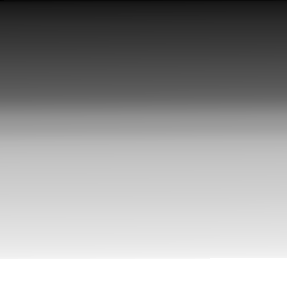
#> input picture parte-2/img1_tp.png, 287 x 288 px
$ jupyter execute Vollono_VC1_Co23_TP1.ipynb
#> lines starting #> are read from the running program, lines starting #| are printed output that depends on the picture
## Parte 1
###
### 1) Implementar algoritmo White Patch para librarnos de las diferencias de color de iluminación
### 2) Mostrar los resultados obtenidos y analizar las posibles fallas

En solo un caso (wp_blue.jpg) ocurre que el máximo es 255 para todos los canales. En ese caso se toma el percentil 98 para todos los canales y viendo los nuevos valores observamos que el azul es el color predominante (los percentiles 98 de G y R se van a 69 y a 86 respectivamente, y el azul queda en 253). Esto genera factores de corrrección de brillo elevados para los canales G y R y termina generando una imagen alterada mucho más luminosa vs la original.

[cell 1]
import os
import sys

# Si corre en colab
if 'google.colab' in sys.modules:
    !git clone https://github.com/ivollonoc/VC1.git
    base_path_1 = '/content/VC1/TP1/parte-1'
    base_path_2 = '/content/VC1/TP1/parte-2'

# Si corre localmente
else:
    base_path_1 = os.path.join(os.getcwd(), 'TP1', 'parte-1')
    base_path_2 = os.path.join(os.getcwd(), 'TP1', 'parte-2')

[cell 2]
# @title
import glob
import numpy as np
import matplotlib.pyplot as plt
import cv2 as cv
import os
import sys

image_files = sorted(
    glob.glob(os.path.join(base_path_1, '*.png')) +
    glob.glob(os.path.join(base_path_1, '*.jpg'))
)


for path in image_files:
    img = cv.imread(path, cv.IMREAD_COLOR)

    b, g, r = cv.split(img)

    bmax = np.max(b)
    gmax = np.max(g)
    rmax = np.max(r)

    print(os.path.basename(path))
    if bmax == 255 and gmax == 255 and rmax == 255:
        print(f"bmax: {bmax}, gmax: {gmax}, rmax: {rmax}. Pasamos a tomar percentiles 98 de cada canal.")
        bmax = np.percentile(b, 98)
        gmax = np.percentile(g, 98)
        rmax = np.percentile(r, 98)

    bfactor = 255/bmax
    gfactor = 255/gmax
    rfactor = 255/rmax

    print(f"bmax: {bmax}, gmax: {gmax}, rmax: {rmax}")

    b = np.clip(b*bfactor, 0, 255).astype(np.uint8)
    g = np.clip(g*gfactor, 0, 255).astype(np.uint8)
    r = np.clip(r*rfactor, 0, 255).astype(np.uint8)

    img_reconstructed = cv.merge([b, g, r])

    fig, axes = plt.subplots(1, 2, figsize=(12, 5))
    fig.suptitle(os.path.basename(path))

    axes[0].imshow(cv.cvtColor(img, cv.COLOR_BGR2RGB))
    axes[0].set_title('Original')
    axes[0].axis('off')

    axes[1].imshow(cv.cvtColor(img_reconstructed, cv.COLOR_BGR2RGB))
    axes[1].set_title('Altered')
    axes[1].axis('off')

    plt.tight_layout()
    plt.show()

## Parte 2
###
### 1) Para imágenes im1_tp.png y img2_tp.png leerlas con OpenCV en escala de grises y visualizarlas
### 2) Elija el numero de bins que crea conveniente y grafique su histograma, compare los histogramas entre sí. Explicar lo que se observa, si tuviera que entrenar un modelo de clasificación/detección de imágenes, considera que puede ser de utilidad tomar como ‘features’ a los histogramas?

Visualizamos las imágenes y graficamos sus histogramas, y llevando los bins al extremo de 255 vemos que estamos ante la misma distribución de cantidad de pixels por valores.
Esto es indicativo de que un histograma por sí mismo no es útil para la detección de imágenes.

[cell 3]
# @title
#image_files2 = sorted(glob.glob('/content/VC1/TP1/parte-2/img1_tp.png') + glob.glob('/content/VC1/TP1/parte-2/img2_tp.png'))

image_files2 = sorted(
    glob.glob(os.path.join(base_path_2, 'img1_tp.png')) +
    glob.glob(os.path.join(base_path_2, 'img2_tp.png'))
)

bins = 50  #parametro a ajustar para #bins

fig, axes = plt.subplots(2, 2, figsize=(12, 10))

for i, path in enumerate(image_files2):
    img = cv.imread(path, cv.IMREAD_GRAYSCALE)
#> img is the input picture: shape (288, 287); min 2, max 255, mean 154.8
    filename = os.path.basename(path)

    #columna izquierda: imagen
    axes[i, 0].imshow(img, cmap='gray')
    axes[i, 0].set_title(filename)
    axes[i, 0].axis('off')

    #columna derecha: histograma
    axes[i, 1].hist(img.ravel(), bins=bins, range=(0, 255), color='dimgray')
    axes[i, 1].set_title(f'{filename} — histogram ({bins} bins)')
    axes[i, 1].set_xlabel('Pixel intensity')
    axes[i, 1].set_ylabel('Frequency')

plt.tight_layout()
plt.show()
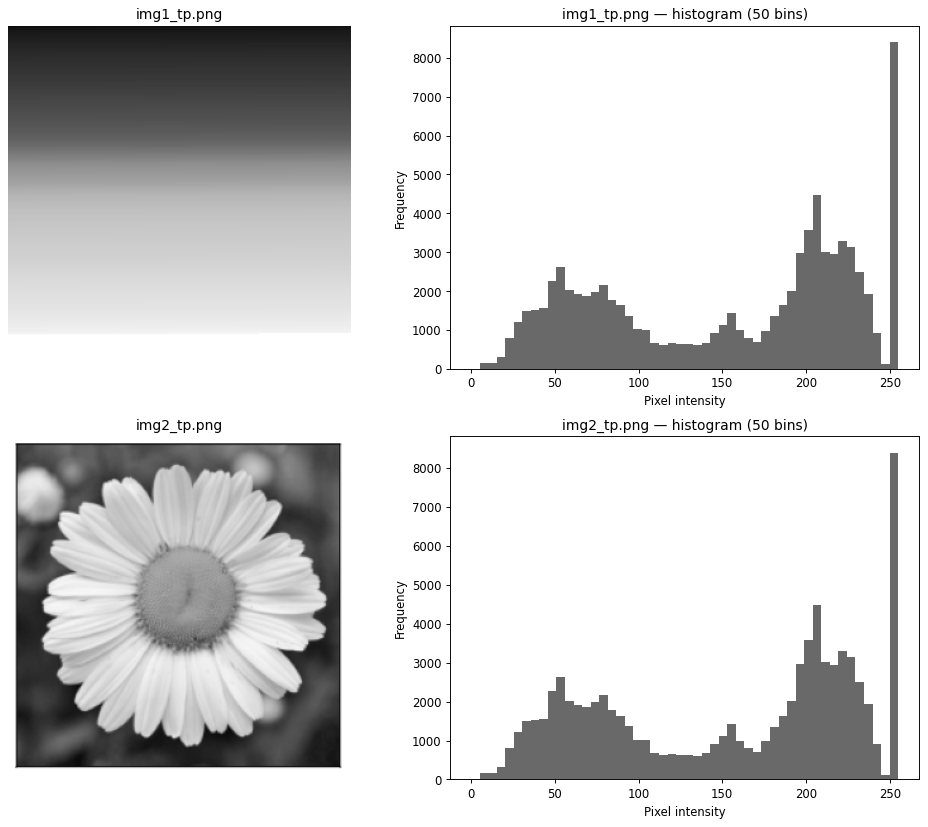
#> figure drawn by matplotlib, 4 panels; panel 2: tallest bar 8400 high, from x = 249.9 to 255; panel 4: tallest bar 8400 high, from x = 249.9 to 255
